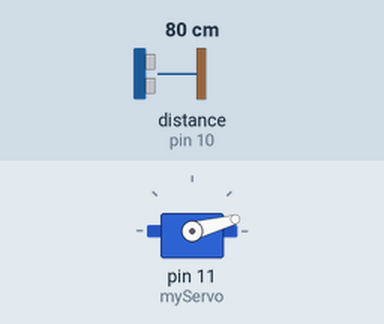
Simulated run of this sketch. Board: Arduino Uno, built with avr-gcc and run on an emulated ATmega328P. On the bench: servo. Wiring (inferred from the names in the program): ultrasonic range finder: trigger pin 9; echo pin 10. The inputs (shaded band) are chosen by the test bench; at power-on: distance to the obstacle (sensor on pin 10) 80 cm. The echo pulse lasts 58.3 µs per cm; what the sketch prints to the serial monitor is not drawn.

Above: at 0.01 s.
1.3 s: distance to the obstacle (sensor on pin 10) set to 2 cm
At 2.3 s:
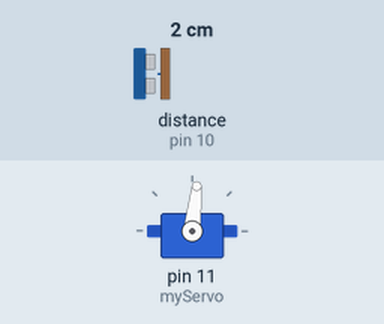
4.3 s: distance to the obstacle (sensor on pin 10) set to 299 cm
At 5.17 s:
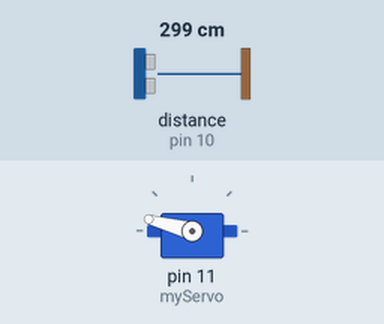
7.3 s: distance to the obstacle (sensor on pin 10) set to 4 cm
10.3 s: distance to the obstacle (sensor on pin 10) set to 35 cm
At 11.0 s:
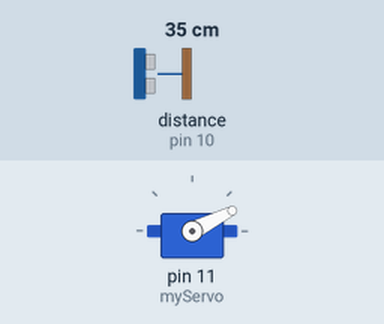
Timing chart, 0 to 14.3 s (numbered marks = the images above; inputs shaded):
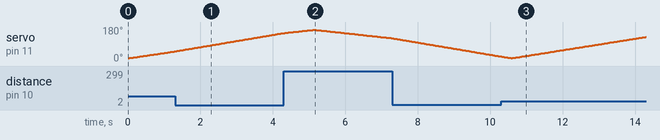

The sketch:

radar_system.ino
```cpp
#include <Servo.h>

Servo myServo;

const int trigPin = 9;
const int echoPin = 10;

long duration;
int distance;

void setup() {
  pinMode(trigPin, OUTPUT);
  pinMode(echoPin, INPUT);
  myServo.attach(11);   // Servo signal pin
  Serial.begin(9600);
}

void loop() {

  for(int angle = 15; angle <= 165; angle++) {
    myServo.write(angle);
    delay(30);
    distance = calculateDistance();

    Serial.print(angle);
    Serial.print(",");
    Serial.print(distance);
    Serial.print(".");
  }

  for(int angle = 165; angle > 15; angle--) {
    myServo.write(angle);
    delay(30);
    distance = calculateDistance();

    Serial.print(angle);
    Serial.print(",");
    Serial.print(distance);
    Serial.print(".");
  }
}

int calculateDistance() {
  digitalWrite(trigPin, LOW);
  delayMicroseconds(2);

  digitalWrite(trigPin, HIGH);
  delayMicroseconds(10);
  digitalWrite(trigPin, LOW);

  duration = pulseIn(echoPin, HIGH);
  distance = duration * 0.034 / 2;

  return distance;
}
```
